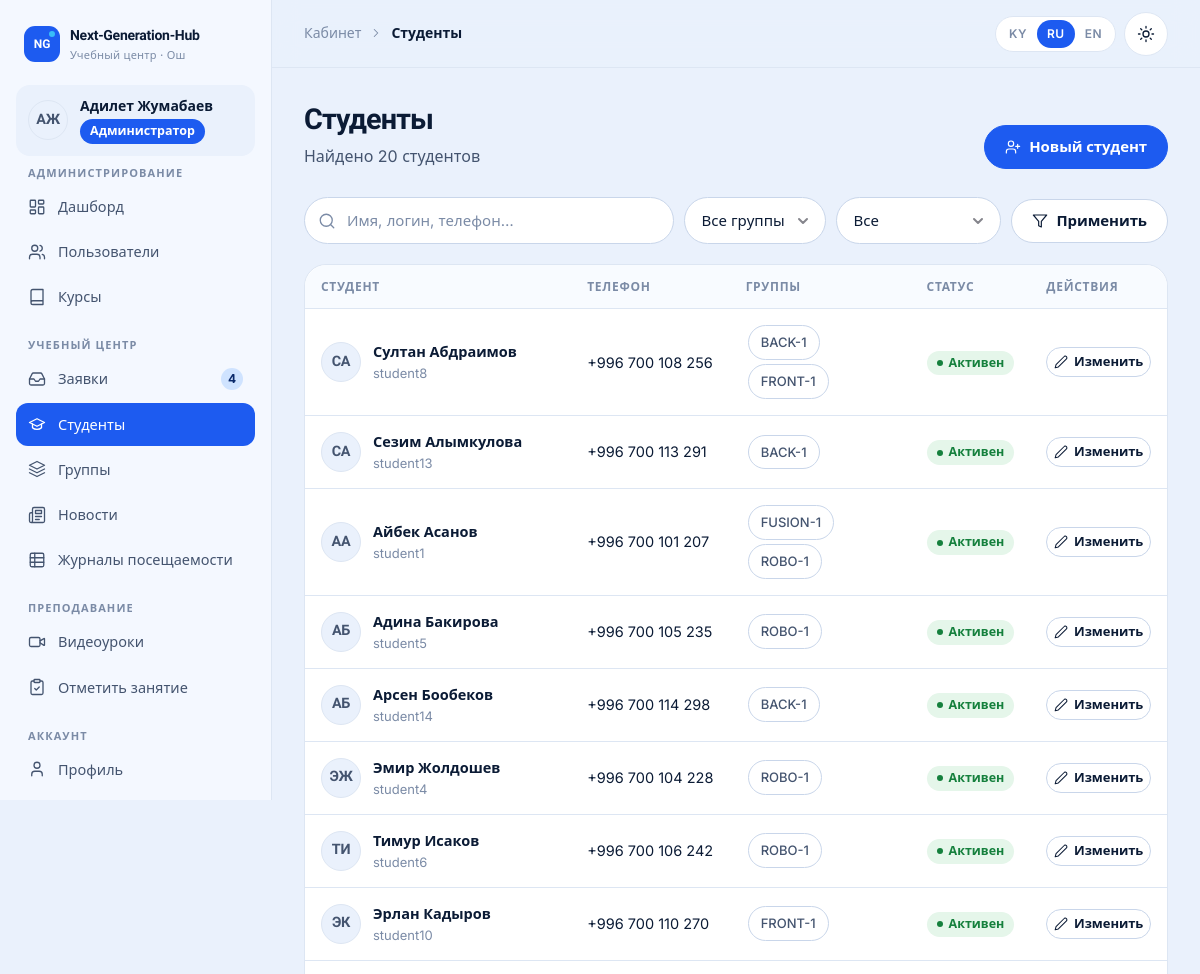
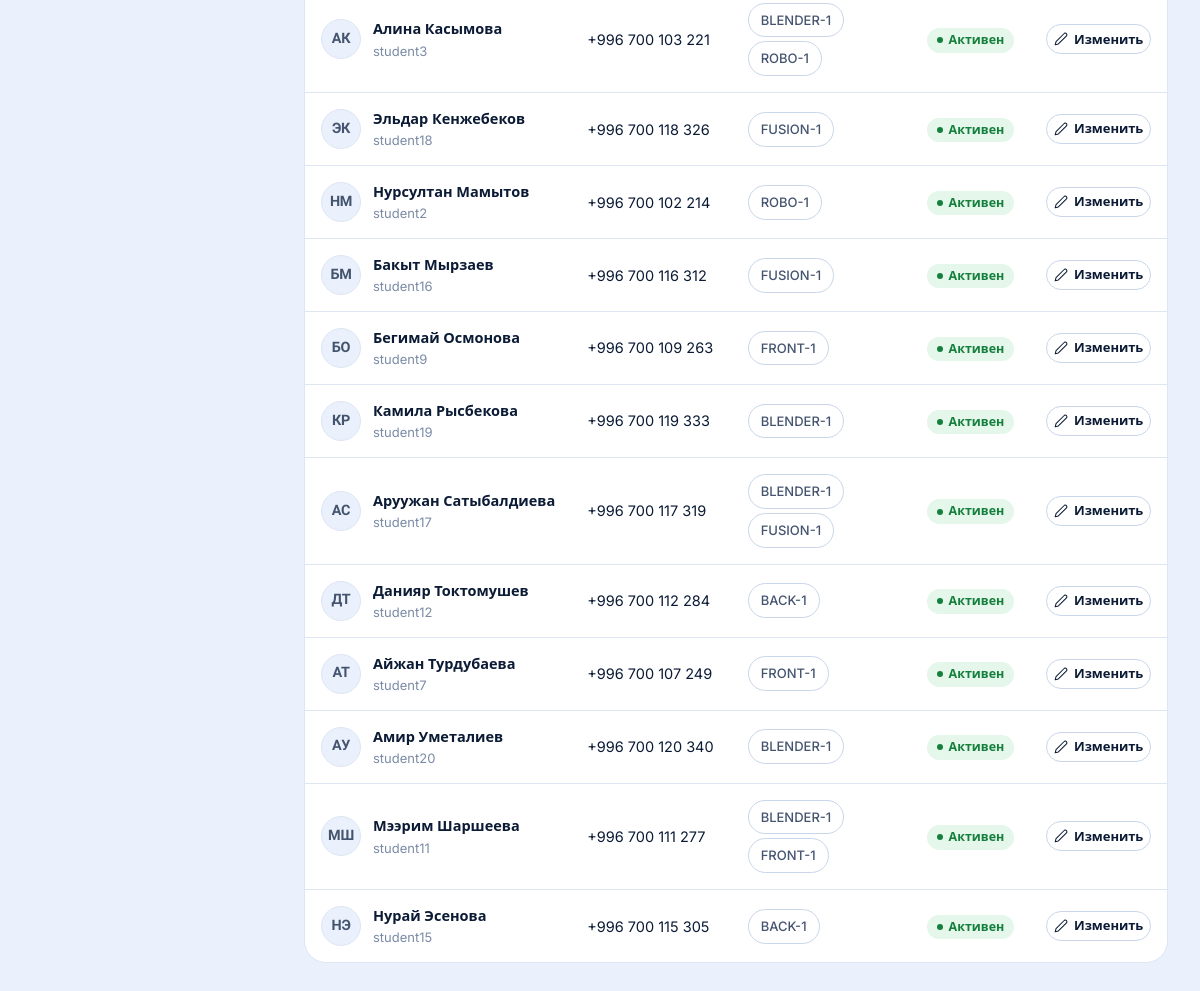
The page /cabinet/manager/students/ (signed in) on the database its author committed (2 pictures, top to bottom).
### accounts/models.py (models this page shows, shortened)
class User(AbstractUser):
    class Role(models.TextChoices):
        ADMIN = "admin", _("Administrator")
        MANAGER = "manager", _("Manager")
        TEACHER = "teacher", _("Teacher")
        STUDENT = "student", _("Student")
    role = models.CharField(_("role"), max_length=16, choices=Role.choices, default=Role.STUDENT, db_index=True)
    phone = models.CharField(_("phone"), max_length=32, blank=True)
    photo = models.ImageField(_("photo"), upload_to="users/", blank=True)
    specialization = models.CharField(_("specialization"), max_length=160, blank=True)
    about = models.TextField(_("about"), blank=True)
    class Meta:
        verbose_name = _("user")
        verbose_name_plural = _("users")
        ordering = ["last_name", "first_name", "username"]
    @property
    def display_name(self):
        return self.get_full_name() or self.username
    @property
    def initials(self):
        parts = [p for p in (self.first_name, self.last_name) if p]
        if parts:
            return "".join(p[0] for p in parts).upper()[:2]
        return self.username[:2].upper()
    @property
    def is_admin_role(self):
        return self.is_superuser or self.role == self.Role.ADMIN
    @property
    def is_student(self):
        return self.role == self.Role.STUDENT
    def has_role(self, *roles):
        return self.is_admin_role or self.role in roles

### core/models.py (models this page shows, shortened)
class Group(models.Model):
    name = models.CharField(_("name"), max_length=120)
    course = models.ForeignKey(Course, verbose_name=_("course"), on_delete=models.PROTECT, related_name="groups")
    teacher = models.ForeignKey(
        settings.AUTH_USER_MODEL,
        verbose_name=_("teacher"),
        on_delete=models.SET_NULL,
        null=True,
        blank=True,
        related_name="teaching_groups",
        limit_choices_to={"role": "teacher"},
    )
    students = models.ManyToManyField(
        settings.AUTH_USER_MODEL,
        verbose_name=_("students"),
        related_name="study_groups",
        blank=True,
        limit_choices_to={"role": "student"},
    )
    weekdays = models.CharField(
        _("days of week"), max_length=20, blank=True, help_text=_("Comma-separated numbers: 0 = Monday … 6 = Sunday.")
    )
    start_time = models.TimeField(_("start time"), null=True, blank=True)
    end_time = models.TimeField(_("end time"), null=True, blank=True)
    room = models.CharField(_("room"), max_length=60, blank=True)
    start_date = models.DateField(_("start date"), default=datetime.date.today)
    is_active = models.BooleanField(_("active"), default=True)
    created_at = models.DateTimeField(auto_now_add=True)
    class Meta:
        verbose_name = _("group")
        verbose_name_plural = _("groups")
        ordering = ["-is_active", "name"]

### cabinet/views/manager.py (the view)
# urls.py: path("manager/students/", manager.student_list, name="manager_students"),
@role_required(R.MANAGER)
def student_list(request):
    qs = User.objects.filter(role=R.STUDENT).prefetch_related("study_groups__course")
    q = request.GET.get("q", "").strip()
    group = request.GET.get("group", "")
    state = request.GET.get("state", "")
    if q:
        qs = qs.filter(
            Q(first_name__icontains=q) | Q(last_name__icontains=q) | Q(username__icontains=q)
            | Q(phone__icontains=q) | Q(email__icontains=q)
        )
    if group.isdigit():
        qs = qs.filter(study_groups=group)
    if state == "inactive":
        qs = qs.filter(is_active=False)
    elif state == "nogroup":
        qs = qs.filter(study_groups__isnull=True)
    return render(
        request,
        "cabinet/manager/student_list.html",
        {
            "page_obj": paginate(request, qs.distinct(), 25),
            "groups": Group.objects.filter(is_active=True),
            "q": q,
            "group_filter": group,
            "state": state,
            "page_title": _("Students"),
        },
    )

### cabinet/navigation.py (called while the page is built)
def _item(label, url_name, icon, match=None, badge=None, external=False):
    return {
        "label": label,
        "url": url_name if external else reverse(url_name),
        "icon": icon,
        "match": match or [url_name.split(":")[-1]],
        "badge": badge,
        "external": external,
    }

def sidebar(request):
    path = request.path
    user = getattr(request, "user", None)
    if not user or not user.is_authenticated or not (path.startswith("/cabinet/") or path.startswith("/accounts/")):
        return {}
    match = getattr(request, "resolver_match", None)
    current = match.url_name if match and match.url_name else ""
    return {"sidebar_sections": build_sidebar(user, current)}

### cabinet/views/common.py (called while the page is built)
def paginate(request, queryset, per_page=20):
    return Paginator(queryset, per_page).get_page(request.GET.get("page"))

### core/context_processors.py (called while the page is built)
def site(request):
    return {
        "SITE": {
            "name": settings.SITE_NAME,
            "phone": settings.SITE_PHONE,
            "phone_href": "tel:" + "".join(ch for ch in settings.SITE_PHONE if ch.isdigit() or ch == "+"),
            "email": settings.SITE_EMAIL,
            "address": settings.SITE_ADDRESS or _("Osh, Lenin street 205, 2nd floor"),
            "hours": settings.SITE_HOURS or _("Mon–Sat, 9:00–20:00"),
            "instagram": settings.SITE_INSTAGRAM,
            "telegram": settings.SITE_TELEGRAM,
            "whatsapp": settings.SITE_WHATSAPP,
            "map_url": settings.SITE_MAP_URL,
        },
        "MAX_VIDEO_UPLOAD_MB": settings.MAX_VIDEO_UPLOAD_MB,
        "SHOW_DEMO_ACCOUNTS": settings.SHOW_DEMO_ACCOUNTS,
    }

### core/icons.py (called while the page is built)
def svg(name, size=20, cls="", label=""):
    body = ICONS.get(name, ICONS["info"])
    aria = f'role="img" aria-label="{label}"' if label else 'aria-hidden="true"'
    return (
        f'<svg class="icon {cls}" width="{size}" height="{size}" viewBox="0 0 24 24" fill="none" '
        f'stroke="currentColor" stroke-width="1.75" stroke-linecap="round" stroke-linejoin="round" '
        f'focusable="false" {aria}>{body}</svg>'
    )

### core/templatetags/core_tags.py (called while the page is built)
@register.simple_tag
def icon(name, size=20, cls="", label=""):
    return mark_safe(svg(name, size, escape(cls), escape(label)))

### templates/cabinet/manager/student_list.html (shortened to what this page needs)
{% extends "cabinet/base.html" %}
{% load i18n core_tags %}
{% block content %}
<div class="page-head">
  <div><h1>{% trans "Students" %}</h1><p>{% blocktrans count n=page_obj.paginator.count %}{{ n }} student found{% plural %}{{ n }} students found{% endblocktrans %}</p></div>
  <div class="actions"><a class="btn btn-primary" href="{% url 'cabinet:manager_student_create' %}">{% icon "user-plus" 16 %} {% trans "New student" %}</a></div>
</div>
<form class="toolbar" method="get" role="search">
  <label class="search"><span class="sr-only">{% trans "Search" %}</span>{% icon "search" 18 %}<input type="search" name="q" value="{{ q }}" placeholder="{% trans 'Name, login, phone…' %}"></label>
  <select id="s-group" name="group" data-autosubmit>
    <option value="">{% trans "All groups" %}</option>
  </select>
  <select id="s-state" name="state" data-autosubmit>
    <option value="">{% trans "Everyone" %}</option>
  </select>
  <button class="btn" type="submit">{% icon "filter" 16 %} {% trans "Apply" %}</button>
</form>
<div class="card">
  {% if page_obj.object_list %}
  <div class="table-wrap">
    <table class="table table-stack">
      <thead><tr><th>{% trans "Student" %}</th><th>{% trans "Phone" %}</th><th>{% trans "Groups" %}</th><th>{% trans "Status" %}</th><th class="text-right">{% trans "Actions" %}</th></tr></thead>
      <tbody>
        {% for s in page_obj %}
        <tr{% if not s.is_active %} class="is-muted-row"{% endif %}>
          <td><div class="user-cell">{% include "partials/avatar.html" with u=s %}<div style="min-width:0"><a class="row-link" href="{% url 'cabinet:manager_student_edit' s.pk %}"><b>{{ s.display_name }}</b></a><small>{{ s.username }}</small></div></div></td>
          <td data-label="{% trans 'Phone' %}" class="nowrap">{{ s.phone|default:"—" }}</td>
          <td data-label="{% trans 'Groups' %}">{% for g in s.study_groups.all %}<span class="chip" style="margin:2px">{{ g.name }}</span>{% empty %}<span class="faint">{% trans "no group" %}</span>{% endfor %}</td>
          <td data-label="{% trans 'Status' %}">{% if s.is_active %}<span class="badge badge-ok">{% trans "Active" %}</span>{% else %}<span class="badge badge-bad">{% trans "Blocked" %}</span>{% endif %}</td>
          <td class="text-right"><div class="actions"><a class="btn btn-xs" href="{% url 'cabinet:manager_student_edit' s.pk %}">{% icon "edit" 14 %} {% trans "Edit" %}</a></div></td>
        </tr>
        {% endfor %}
      </tbody>
    </table>
  </div>
  {% else %}
    {% trans "No students found" as t1 %}{% url 'cabinet:manager_student_create' as u %}{% trans "Add student" as t3 %}
  {% endif %}
</div>
{% endblock %}

### templates/cabinet/base.html (shortened to what this page needs)
{% load static i18n core_tags %}{% get_current_language as LANGUAGE_CODE %}<!doctype html>
<html lang="{{ LANGUAGE_CODE }}" class="no-js">
<head>
  {% include "partials/head.html" %}
</head>
<body>
  <div class="cab">
    <aside class="cab-sidebar" id="cab-sidebar" aria-label="{% trans 'Cabinet menu' %}">
      <div class="row-between" style="flex-wrap:nowrap">
        {% include "partials/logo.html" %}
      </div>
      <a class="cab-user" href="{% url 'accounts:profile' %}">
        {% include "partials/avatar.html" with u=user %}
        <span class="grow" style="min-width:0"><b>{{ user.display_name }}</b><span class="badge badge-role-{{ user.role }} no-dot" style="margin-top:4px">{{ user.get_role_display }}</span></span>
      </a>
      <nav class="cab-nav">
        {% for title, items in sidebar_sections %}
        <div>
          <h6>{{ title }}</h6>
          <ul>
            {% for item in items %}
            <li><a href="{{ item.url }}"{% if item.active %} aria-current="page"{% endif %}>{% icon item.icon 18 %}<span>{{ item.label }}</span>{% if item.badge %}<span class="nav-badge" aria-label="{% trans 'new' %}">{{ item.badge }}</span>{% endif %}</a></li>
            {% endfor %}
          </ul>
        </div>
        {% endfor %}
      </nav>
    </aside>
    <div class="cab-main">
      <header class="cab-topbar">
        <div class="crumbs">{% block crumbs %}<span>{% trans "Cabinet" %}</span>{% icon "chevron-right" 14 %}<b>{{ page_title }}</b>{% endblock %}</div>
        <div class="tools">
          {% include "partials/lang_switch.html" %}
          {% include "partials/theme_toggle.html" %}
        </div>
      </header>
      <main class="cab-content" id="content">
        {% block content %}{% endblock %}
      </main>
    </div>
  </div>
</body>
</html>

### templates/partials/avatar.html
<span class="avatar {{ size|default:'' }}" aria-hidden="true">{% if u.photo %}<img src="{{ u.photo.url }}" alt="" loading="lazy">{% else %}{{ u.initials }}{% endif %}</span>

### rows shown on the page
User: initials "АЖ", display_name "Адилет Жумабаев", role "Администратор"
User: initials "СА", display_name "Султан Абдраимов", username "student8", phone "+996 700 108 256"
Group: name "BACK-1"
Group: name "FRONT-1"
User: initials "СА", display_name "Сезим Алымкулова", username "student13", phone "+996 700 113 291"
User: initials "АА", display_name "Айбек Асанов", username "student1", phone "+996 700 101 207"
Group: name "FUSION-1"
Group: name "ROBO-1"
User: initials "АБ", display_name "Адина Бакирова", username "student5", phone "+996 700 105 235"
User: initials "АБ", display_name "Арсен Бообеков", username "student14", phone "+996 700 114 298"
User: initials "ЭЖ", display_name "Эмир Жолдошев", username "student4", phone "+996 700 104 228"
User: initials "ТИ", display_name "Тимур Исаков", username "student6", phone "+996 700 106 242"
User: initials "ЭК", display_name "Эрлан Кадыров", username "student10", phone "+996 700 110 270"
User: initials "АК", display_name "Алина Касымова", username "student3", phone "+996 700 103 221"
Group: name "BLENDER-1"
User: initials "ЭК", display_name "Эльдар Кенжебеков", username "student18", phone "+996 700 118 326"
User: initials "НМ", display_name "Нурсултан Мамытов", username "student2", phone "+996 700 102 214"
User: initials "БМ", display_name "Бакыт Мырзаев", username "student16", phone "+996 700 116 312"
User: initials "БО", display_name "Бегимай Осмонова", username "student9", phone "+996 700 109 263"
User: initials "КР", display_name "Камила Рысбекова", username "student19", phone "+996 700 119 333"
User: initials "АС", display_name "Аруужан Сатыбалдиева", username "student17", phone "+996 700 117 319"
User: initials "ДТ", display_name "Данияр Токтомушев", username "student12", phone "+996 700 112 284"
User: initials "АТ", display_name "Айжан Турдубаева", username "student7", phone "+996 700 107 249"
User: initials "АУ", display_name "Амир Уметалиев", username "student20", phone "+996 700 120 340"
User: initials "МШ", display_name "Мээрим Шаршеева", username "student11", phone "+996 700 111 277"
User: initials "НЭ", display_name "Нурай Эсенова", username "student15", phone "+996 700 115 305"

### other values the page prints
{{ title }} "АДМИНИСТРИРОВАНИЕ" "УЧЕБНЫЙ ЦЕНТР" "ПРЕПОДАВАНИЕ" "АККАУНТ"
{{ item.label }} "Дашборд" "Пользователи" "Курсы" "Заявки" "Студенты" "Группы" "Новости" "Журналы посещаемости" "Видеоуроки" "Отметить занятие" "Профиль"
{{ item.badge }} "4"
{{ page_title }} "Студенты"
{{ code|upper }} "KY" "RU" "EN"
